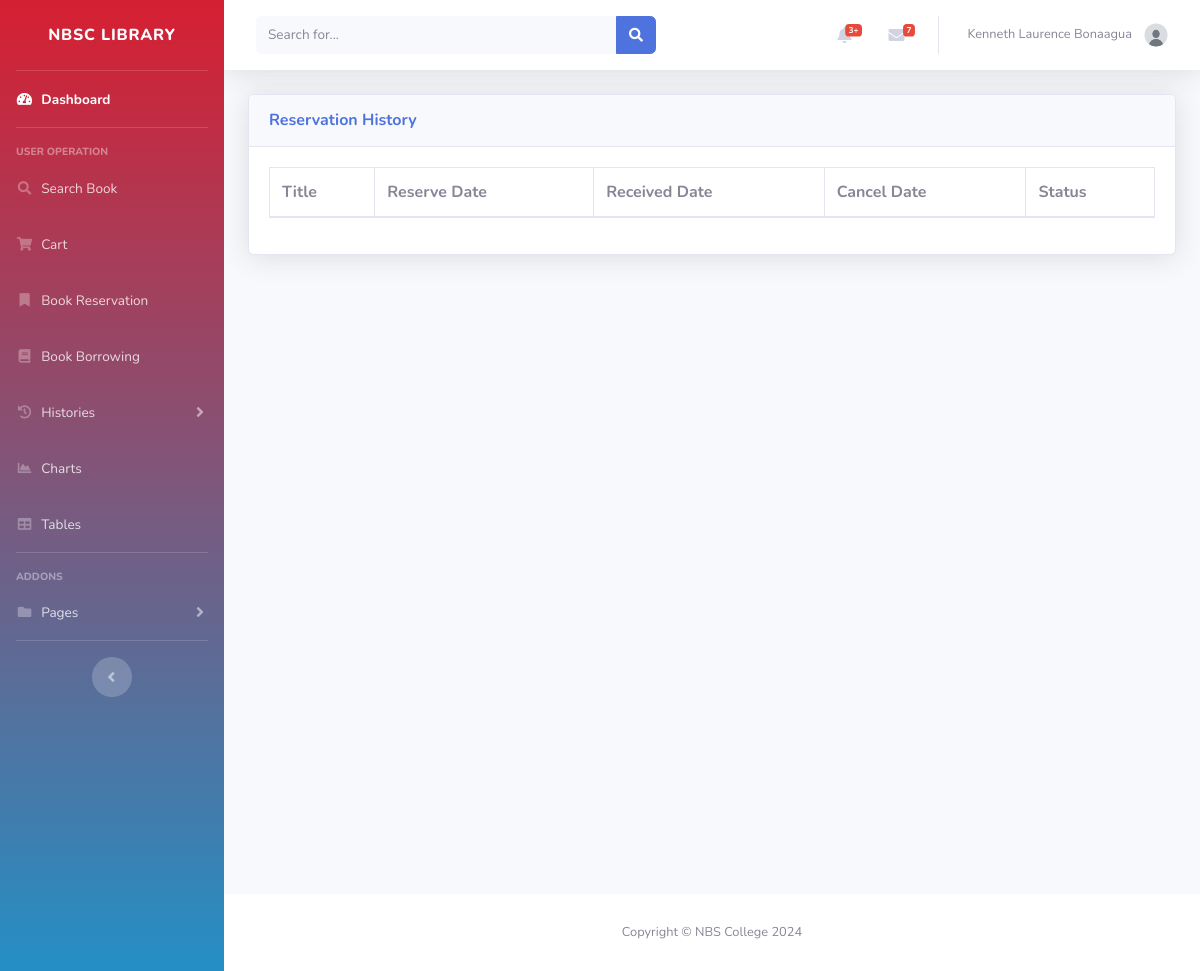
The page /User/reservation_history.php (signed in) on the database as committed earlier.
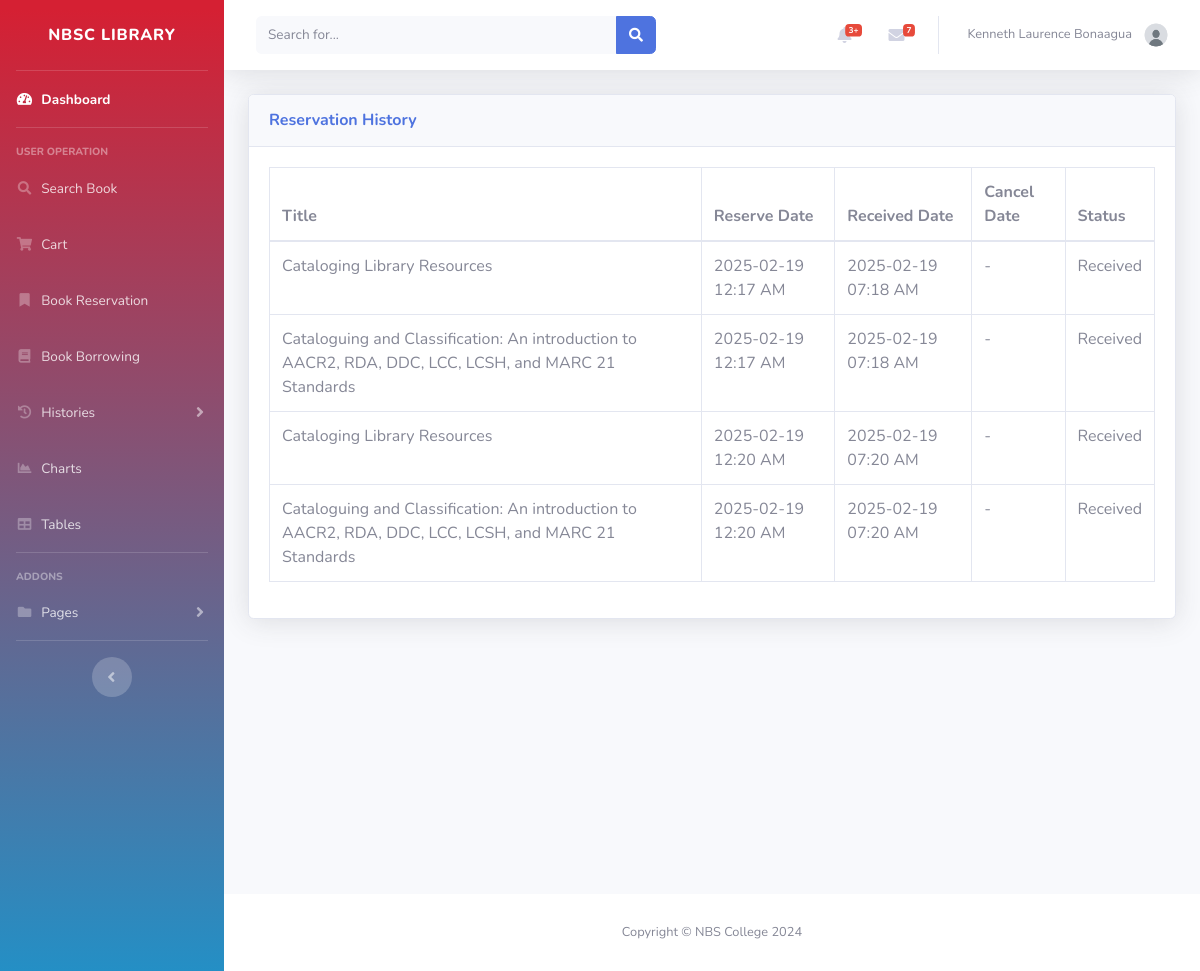
The same page on the database as committed later.
### tables this page shows
CREATE TABLE `reservations` (
  `id` int(225) NOT NULL,
  `user_id` int(225) DEFAULT NULL,
  `book_id` int(225) DEFAULT NULL,
  `reserve_date` timestamp NULL DEFAULT NULL,
  `cancel_date` timestamp NULL DEFAULT NULL,
  `recieved_date` timestamp NULL DEFAULT NULL,
  `status` varchar(100) DEFAULT NULL
);

CREATE TABLE `books` (
  `id` int(11) NOT NULL,
  `accession` int(11) NOT NULL,
  `title` varchar(100) DEFAULT NULL,
  `preferred_title` varchar(100) DEFAULT NULL,
  `parallel_title` varchar(100) DEFAULT NULL,
  `subject_category` varchar(100) DEFAULT NULL,
  `subject_specification` varchar(100) DEFAULT NULL,
  `subject_detail` varchar(9999) DEFAULT NULL,
  `summary` varchar(1000) DEFAULT NULL,
  `contents` varchar(1000) DEFAULT NULL,
  `front_image` varchar(100) DEFAULT NULL,
  `back_image` varchar(100) DEFAULT NULL,
  `height` varchar(100) DEFAULT NULL,
  `width` varchar(100) DEFAULT NULL,
  `series` varchar(100) DEFAULT NULL,
  `volume` varchar(100) DEFAULT NULL,
  `edition` varchar(100) DEFAULT NULL,
  `copy_number` int(225) DEFAULT NULL,
  `total_pages` varchar(100) DEFAULT NULL,
  `ISBN` varchar(100) DEFAULT NULL,
  `content_type` varchar(100) DEFAULT NULL,
  `media_type` varchar(100) DEFAULT NULL,
  `carrier_type` varchar(100) DEFAULT NULL,
  `call_number` varchar(100) DEFAULT NULL,
  `URL` varchar(225) DEFAULT NULL,
  `language` varchar(100) DEFAULT NULL,
  `shelf_location` varchar(100) DEFAULT NULL,
  `entered_by` int(225) DEFAULT NULL,
  `date_added` date DEFAULT NULL,
  `status` varchar(100) DEFAULT NULL,
  `last_update` date DEFAULT NULL
);

### User/reservation_history.php (the view, shortened to what this page needs)
<?php
include '../db.php';
$user_id = $_SESSION['user_id'];
$query = "SELECT r.id, b.title, r.reserve_date, r.recieved_date, r.cancel_date,
          CASE
              WHEN r.recieved_date IS NOT NULL THEN 'Received'
              WHEN r.cancel_date IS NOT NULL THEN 'Cancelled'
              ELSE 'Unknown'
          END AS status_text
          FROM reservations r
          JOIN books b ON r.book_id = b.id
          WHERE r.user_id = ? AND (r.recieved_date IS NOT NULL OR r.cancel_date IS NOT NULL)";
$stmt = $conn->prepare($query);
$stmt->bind_param('i', $user_id);
$stmt->execute();
$result = $stmt->get_result();
include 'inc/header.php';
?>
<head>
</head>
<div id="content" class="d-flex flex-column min-vh-100">
    <div class="container-fluid">
        <div class="card shadow mb-4">
            <div class="card-header py-3">
                <h6 class="m-0 font-weight-bold text-primary">Reservation History</h6>
            </div>
            <div class="card-body">
                <div class="table-responsive">
                    <table class="table table-bordered" id="dataTable" width="100%" cellspacing="0">
                        <thead>
                            <tr>
                                <th>Title</th>
                                <th>Reserve Date</th>
                                <th>Received Date</th>
                                <th>Cancel Date</th>
                                <th>Status</th>
                            </tr>
                        </thead>
                        <tbody>
                            <?php while ($row = $result->fetch_assoc()): ?>
                                <tr>
                                    <td><?php echo htmlspecialchars($row['title']); ?></td>
                                    <td><?php echo date('Y-m-d h:i A', strtotime($row['reserve_date'])); ?></td>
                                    <td><?php echo $row['recieved_date'] ? date('Y-m-d h:i A', strtotime($row['recieved_date'])) : '-'; ?></td>
                                    <td><?php echo $row['cancel_date'] ? date('Y-m-d h:i A', strtotime($row['cancel_date'])) : '-'; ?></td>
                                    <td><?php echo htmlspecialchars($row['status_text']); ?></td>
                                </tr>
                            <?php endwhile; ?>
                        </tbody>
                    </table>
                </div>
            </div>
        </div>
    </div>
</div>
<?php include 'inc/footer.php'; ?>
</body>
</html>

Rows that differ between the two databases and show on the page:
added reservations: book.title "Cataloging Library Resources", reserve_date "2025-02-19 12:17 AM", recieved_date "2025-02-19 07:18 AM", status_text "Received"
added reservations: book.title "Cataloguing and Classification: An introduction to AACR2, RDA, DDC, LCC, LCSH, and MARC 21 Standards", reserve_date "2025-02-19 12:17 AM", recieved_date "2025-02-19 07:18 AM", status_text "Received"
added reservations: book.title "Cataloging Library Resources", reserve_date "2025-02-19 12:20 AM", recieved_date "2025-02-19 07:20 AM", status_text "Received"
added reservations: book.title "Cataloguing and Classification: An introduction to AACR2, RDA, DDC, LCC, LCSH, and MARC 21 Standards", reserve_date "2025-02-19 12:20 AM", recieved_date "2025-02-19 07:20 AM", status_text "Received"
